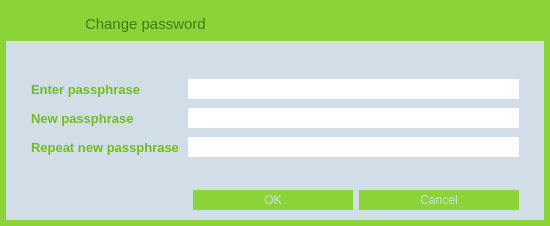
<?xml version="1.0" encoding="UTF-8"?>
<ui version="4.0">
 <class>AskPassphraseDialog</class>
 <widget class="QDialog" name="AskPassphraseDialog">
  <property name="geometry">
   <rect>
    <x>0</x>
    <y>0</y>
    <width>550</width>
    <height>226</height>
   </rect>
  </property>
  <property name="sizePolicy">
   <sizepolicy hsizetype="Preferred" vsizetype="Preferred">
    <horstretch>0</horstretch>
    <verstretch>0</verstretch>
   </sizepolicy>
  </property>
  <property name="minimumSize">
   <size>
    <width>550</width>
    <height>0</height>
   </size>
  </property>
  <property name="windowTitle">
   <string>Passphrase Dialog</string>
  </property>
  <property name="styleSheet">
   <string notr="true">QLabel {
	color: rgb(138,211,57);
}

#AskPassphraseDialog {
	background-color: rgb(138,211,57);
}

QLineEdit {
	border: 1px
}
</string>
  </property>
  <layout class="QVBoxLayout" name="verticalLayout">
   <property name="spacing">
    <number>0</number>
   </property>
   <property name="leftMargin">
    <number>6</number>
   </property>
   <property name="topMargin">
    <number>6</number>
   </property>
   <property name="rightMargin">
    <number>6</number>
   </property>
   <property name="bottomMargin">
    <number>6</number>
   </property>
   <item>
    <widget class="QFrame" name="frame">
     <property name="styleSheet">
      <string notr="true">#frame {
	background-color: rgb(209,222,231);
    border-style:none;
}</string>
     </property>
     <property name="frameShape">
      <enum>QFrame::StyledPanel</enum>
     </property>
     <property name="frameShadow">
      <enum>QFrame::Raised</enum>
     </property>
     <layout class="QVBoxLayout" name="verticalLayout_2">
      <property name="spacing">
       <number>0</number>
      </property>
      <property name="leftMargin">
       <number>0</number>
      </property>
      <property name="topMargin">
       <number>0</number>
      </property>
      <property name="rightMargin">
       <number>0</number>
      </property>
      <property name="bottomMargin">
       <number>0</number>
      </property>
      <item>
       <widget class="QWidget" name="wCaption" native="true">
        <property name="minimumSize">
         <size>
          <width>0</width>
          <height>35</height>
         </size>
        </property>
        <property name="maximumSize">
         <size>
          <width>16777215</width>
          <height>35</height>
         </size>
        </property>
        <property name="styleSheet">
         <string notr="true">#wCaption {
	background-color: rgb(138,211,57);
}</string>
        </property>
        <property name="is_header" stdset="0">
         <bool>true</bool>
        </property>
        <layout class="QHBoxLayout" name="horizontalLayout_19">
         <property name="leftMargin">
          <number>0</number>
         </property>
         <property name="topMargin">
          <number>0</number>
         </property>
         <property name="rightMargin">
          <number>0</number>
         </property>
         <property name="bottomMargin">
          <number>0</number>
         </property>
         <item>
          <spacer name="horizontalSpacer_26">
           <property name="orientation">
            <enum>Qt::Horizontal</enum>
           </property>
           <property name="sizeType">
            <enum>QSizePolicy::Fixed</enum>
           </property>
           <property name="sizeHint" stdset="0">
            <size>
             <width>7</width>
             <height>20</height>
            </size>
           </property>
          </spacer>
         </item>
         <item>
          <widget class="QLabel" name="lbTitleIcon">
           <property name="sizePolicy">
            <sizepolicy hsizetype="Preferred" vsizetype="Preferred">
             <horstretch>0</horstretch>
             <verstretch>0</verstretch>
            </sizepolicy>
           </property>
           <property name="minimumSize">
            <size>
             <width>30</width>
             <height>30</height>
            </size>
           </property>
           <property name="maximumSize">
            <size>
             <width>30</width>
             <height>30</height>
            </size>
           </property>
           <property name="text">
            <string/>
           </property>
           <property name="pixmap">
            <pixmap resource="../res.qrc">:/res/change_pass.png</pixmap>
           </property>
          </widget>
         </item>
         <item>
          <widget class="QLabel" name="lbTitleEncrypt">
           <property name="sizePolicy">
            <sizepolicy hsizetype="Preferred" vsizetype="Preferred">
             <horstretch>0</horstretch>
             <verstretch>0</verstretch>
            </sizepolicy>
           </property>
           <property name="minimumSize">
            <size>
             <width>30</width>
             <height>30</height>
            </size>
           </property>
           <property name="maximumSize">
            <size>
             <width>30</width>
             <height>30</height>
            </size>
           </property>
           <property name="text">
            <string/>
           </property>
           <property name="pixmap">
            <pixmap resource="../res.qrc">:/res/encrypt.png</pixmap>
           </property>
          </widget>
         </item>
         <item>
          <widget class="QLabel" name="lbTitle">
           <property name="sizePolicy">
            <sizepolicy hsizetype="Preferred" vsizetype="Preferred">
             <horstretch>0</horstretch>
             <verstretch>0</verstretch>
            </sizepolicy>
           </property>
           <property name="font">
            <font>
             <pointsize>11</pointsize>
             <stylestrategy>PreferAntialias</stylestrategy>
            </font>
           </property>
           <property name="styleSheet">
            <string notr="true">QLabel {
	color: rgb(70,120,16);
}</string>
           </property>
           <property name="text">
            <string>Change password</string>
           </property>
          </widget>
         </item>
         <item>
          <widget class="QPushButton" name="bClose">
           <property name="minimumSize">
            <size>
             <width>30</width>
             <height>30</height>
            </size>
           </property>
           <property name="maximumSize">
            <size>
             <width>30</width>
             <height>30</height>
            </size>
           </property>
           <property name="styleSheet">
            <string notr="true">QPushButton {	
	image: url(:/res/close_normal.png);
	border: 0px solid gray;
}
QPushButton:pressed:flat {
	image: url(:/res/close_normal.png);
}

QPushButton:hover {
	image: url(:/res/close_hover.png);
}</string>
           </property>
           <property name="text">
            <string notr="true"/>
           </property>
           <property name="flat">
            <bool>true</bool>
           </property>
          </widget>
         </item>
        </layout>
       </widget>
      </item>
      <item>
       <layout class="QHBoxLayout" name="horizontalLayout_3">
        <property name="spacing">
         <number>0</number>
        </property>
        <property name="leftMargin">
         <number>25</number>
        </property>
        <property name="topMargin">
         <number>9</number>
        </property>
        <property name="rightMargin">
         <number>25</number>
        </property>
        <property name="bottomMargin">
         <number>9</number>
        </property>
        <item>
         <widget class="QLabel" name="warningLabel">
          <property name="font">
           <font>
            <pointsize>10</pointsize>
            <weight>50</weight>
            <bold>false</bold>
           </font>
          </property>
          <property name="textFormat">
           <enum>Qt::RichText</enum>
          </property>
          <property name="wordWrap">
           <bool>true</bool>
          </property>
          <property name="margin">
           <number>0</number>
          </property>
         </widget>
        </item>
       </layout>
      </item>
      <item>
       <layout class="QFormLayout" name="formLayout">
        <property name="fieldGrowthPolicy">
         <enum>QFormLayout::AllNonFixedFieldsGrow</enum>
        </property>
        <property name="horizontalSpacing">
         <number>9</number>
        </property>
        <property name="verticalSpacing">
         <number>9</number>
        </property>
        <property name="leftMargin">
         <number>25</number>
        </property>
        <property name="rightMargin">
         <number>25</number>
        </property>
        <property name="bottomMargin">
         <number>9</number>
        </property>
        <item row="0" column="0">
         <widget class="QLabel" name="passLabel1">
          <property name="font">
           <font>
            <pointsize>10</pointsize>
            <weight>75</weight>
            <bold>true</bold>
           </font>
          </property>
          <property name="styleSheet">
           <string notr="true">color: rgb(113,189,28);</string>
          </property>
          <property name="text">
           <string>Enter passphrase</string>
          </property>
         </widget>
        </item>
        <item row="0" column="1">
         <widget class="QLineEdit" name="passEdit1">
          <property name="minimumSize">
           <size>
            <width>0</width>
            <height>20</height>
           </size>
          </property>
          <property name="styleSheet">
           <string notr="true">color:rgb(113,189,28);</string>
          </property>
          <property name="echoMode">
           <enum>QLineEdit::Password</enum>
          </property>
         </widget>
        </item>
        <item row="1" column="0">
         <widget class="QLabel" name="passLabel2">
          <property name="font">
           <font>
            <pointsize>10</pointsize>
            <weight>75</weight>
            <bold>true</bold>
           </font>
          </property>
          <property name="styleSheet">
           <string notr="true">color: rgb(113,189,28);</string>
          </property>
          <property name="text">
           <string>New passphrase</string>
          </property>
         </widget>
        </item>
        <item row="1" column="1">
         <widget class="QLineEdit" name="passEdit2">
          <property name="minimumSize">
           <size>
            <width>0</width>
            <height>20</height>
           </size>
          </property>
          <property name="styleSheet">
           <string notr="true">color:rgb(113,189,28);</string>
          </property>
          <property name="echoMode">
           <enum>QLineEdit::Password</enum>
          </property>
         </widget>
        </item>
        <item row="2" column="0">
         <widget class="QLabel" name="passLabel3">
          <property name="font">
           <font>
            <pointsize>10</pointsize>
            <weight>75</weight>
            <bold>true</bold>
           </font>
          </property>
          <property name="styleSheet">
           <string notr="true">color: rgb(113,189,28);</string>
          </property>
          <property name="text">
           <string>Repeat new passphrase</string>
          </property>
         </widget>
        </item>
        <item row="2" column="1">
         <widget class="QLineEdit" name="passEdit3">
          <property name="minimumSize">
           <size>
            <width>0</width>
            <height>20</height>
           </size>
          </property>
          <property name="styleSheet">
           <string notr="true">color:rgb(113,189,28);</string>
          </property>
          <property name="echoMode">
           <enum>QLineEdit::Password</enum>
          </property>
         </widget>
        </item>
        <item row="3" column="1">
         <widget class="QLabel" name="capsLabel">
          <property name="enabled">
           <bool>true</bool>
          </property>
          <property name="font">
           <font>
            <pointsize>10</pointsize>
            <weight>75</weight>
            <bold>true</bold>
           </font>
          </property>
          <property name="text">
           <string/>
          </property>
          <property name="alignment">
           <set>Qt::AlignCenter</set>
          </property>
         </widget>
        </item>
       </layout>
      </item>
      <item>
       <layout class="QHBoxLayout" name="horizontalLayout_2">
        <property name="spacing">
         <number>0</number>
        </property>
        <property name="rightMargin">
         <number>25</number>
        </property>
        <item>
         <widget class="QDialogButtonBox" name="buttonBox">
          <property name="styleSheet">
           <string notr="true">QPushButton {
	background-color: rgb(138,211,57);
	color: rgb(209,222,231);
	border: 0px solid gray;
	max-height: 20px;
	min-height: 20px;
	max-width: 160px;
	min-width: 160px;
}

QPushButton:pressed:flat {
	background-color: rgb(70,120,16);
}

QPushButton:hover {
	background-color: rgb(70,120,16);
}</string>
          </property>
          <property name="orientation">
           <enum>Qt::Horizontal</enum>
          </property>
          <property name="standardButtons">
           <set>QDialogButtonBox::Cancel|QDialogButtonBox::Ok</set>
          </property>
         </widget>
        </item>
       </layout>
      </item>
      <item>
       <spacer name="verticalSpacer">
        <property name="orientation">
         <enum>Qt::Vertical</enum>
        </property>
        <property name="sizeType">
         <enum>QSizePolicy::Fixed</enum>
        </property>
        <property name="sizeHint" stdset="0">
         <size>
          <width>20</width>
          <height>10</height>
         </size>
        </property>
       </spacer>
      </item>
     </layout>
    </widget>
   </item>
  </layout>
 </widget>
 <resources>
  <include location="../res.qrc"/>
 </resources>
 <connections>
  <connection>
   <sender>buttonBox</sender>
   <signal>accepted()</signal>
   <receiver>AskPassphraseDialog</receiver>
   <slot>accept()</slot>
   <hints>
    <hint type="sourcelabel">
     <x>248</x>
     <y>254</y>
    </hint>
    <hint type="destinationlabel">
     <x>157</x>
     <y>274</y>
    </hint>
   </hints>
  </connection>
  <connection>
   <sender>buttonBox</sender>
   <signal>rejected()</signal>
   <receiver>AskPassphraseDialog</receiver>
   <slot>reject()</slot>
   <hints>
    <hint type="sourcelabel">
     <x>316</x>
     <y>260</y>
    </hint>
    <hint type="destinationlabel">
     <x>286</x>
     <y>274</y>
    </hint>
   </hints>
  </connection>
  <connection>
   <sender>bClose</sender>
   <signal>clicked()</signal>
   <receiver>AskPassphraseDialog</receiver>
   <slot>reject()</slot>
   <hints>
    <hint type="sourcelabel">
     <x>558</x>
     <y>25</y>
    </hint>
    <hint type="destinationlabel">
     <x>291</x>
     <y>138</y>
    </hint>
   </hints>
  </connection>
 </connections>
</ui>
